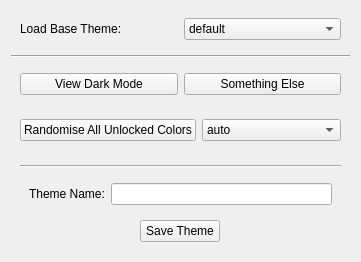
       <widget class="QWidget" name="designerSettingsWidget" native="true">
        <property name="sizePolicy">
         <sizepolicy hsizetype="Preferred" vsizetype="Preferred">
          <horstretch>1</horstretch>
          <verstretch>0</verstretch>
         </sizepolicy>
        </property>
        <layout class="QVBoxLayout" name="verticalLayout_23">
         <property name="topMargin">
          <number>9</number>
         </property>
         <item>
          <widget class="QWidget" name="widget_50" native="true">
           <layout class="QHBoxLayout" name="horizontalLayout_28">
            <item>
             <widget class="QLabel" name="label_24">
              <property name="text">
               <string>Load Base Theme:</string>
              </property>
             </widget>
            </item>
            <item>
             <widget class="QComboBox" name="basethemesListSelector">
              <item>
               <property name="text">
                <string>default</string>
               </property>
              </item>
             </widget>
            </item>
           </layout>
          </widget>
         </item>
         <item>
          <widget class="Line" name="line_2">
           <property name="orientation">
            <enum>Qt::Horizontal</enum>
           </property>
          </widget>
         </item>
         <item>
          <widget class="QWidget" name="widget_48" native="true">
           <layout class="QHBoxLayout" name="horizontalLayout_26">
            <item>
             <widget class="QPushButton" name="toggleEditModeBtn">
              <property name="text">
               <string>View Dark Mode</string>
              </property>
             </widget>
            </item>
            <item>
             <widget class="QPushButton" name="pushButton_3">
              <property name="text">
               <string>Something Else</string>
              </property>
             </widget>
            </item>
           </layout>
          </widget>
         </item>
         <item>
          <widget class="QWidget" name="widget_49" native="true">
           <layout class="QHBoxLayout" name="horizontalLayout_27">
            <item>
             <widget class="QPushButton" name="randomAllUnlockedColorsBtn">
              <property name="text">
               <string>Randomise All Unlocked Colors</string>
              </property>
             </widget>
            </item>
            <item>
             <widget class="QComboBox" name="colorMatchMethodListSelector">
              <item>
               <property name="text">
                <string>auto</string>
               </property>
              </item>
              <item>
               <property name="text">
                <string>complementary</string>
               </property>
              </item>
              <item>
               <property name="text">
                <string>analogous</string>
               </property>
              </item>
              <item>
               <property name="text">
                <string>split complementary</string>
               </property>
              </item>
              <item>
               <property name="text">
                <string>triadic</string>
               </property>
              </item>
              <item>
               <property name="text">
                <string>tetradic</string>
               </property>
              </item>
              <item>
               <property name="text">
                <string>monochromatic</string>
               </property>
              </item>
             </widget>
            </item>
           </layout>
          </widget>
         </item>
         <item>
          <widget class="QWidget" name="widget_47" native="true">
           <layout class="QVBoxLayout" name="verticalLayout_22">
            <item>
             <widget class="Line" name="line">
              <property name="orientation">
               <enum>Qt::Horizontal</enum>
              </property>
             </widget>
            </item>
            <item>
             <widget class="QWidget" name="widget_7" native="true">
              <layout class="QHBoxLayout" name="horizontalLayout_5">
               <item>
                <widget class="QLabel" name="label_3">
                 <property name="text">
                  <string>Theme Name:</string>
                 </property>
                </widget>
               </item>
               <item>
                <widget class="QLineEdit" name="themeNameInput"/>
               </item>
              </layout>
             </widget>
            </item>
            <item alignment="Qt::AlignHCenter">
             <widget class="QPushButton" name="saveThemeBtn">
              <property name="maximumSize">
               <size>
                <width>200</width>
                <height>16777215</height>
               </size>
              </property>
              <property name="text">
               <string>Save Theme</string>
              </property>
             </widget>
            </item>
           </layout>
          </widget>
         </item>
        </layout>
       </widget>
